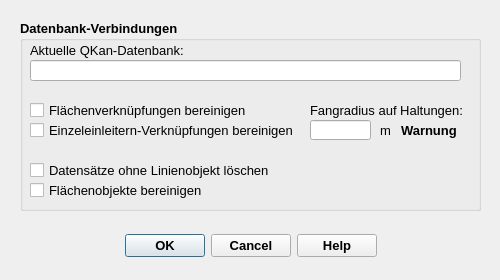
<?xml version="1.0" encoding="UTF-8"?>
<ui version="4.0">
 <class>QKan_updateLinks</class>
 <widget class="QDialog" name="QKan_updateLinks">
  <property name="geometry">
   <rect>
    <x>0</x>
    <y>0</y>
    <width>500</width>
    <height>280</height>
   </rect>
  </property>
  <property name="minimumSize">
   <size>
    <width>500</width>
    <height>280</height>
   </size>
  </property>
  <property name="font">
   <font>
    <family>Tahoma</family>
   </font>
  </property>
  <property name="windowTitle">
   <string>Verknüpfungen bereinigen</string>
  </property>
  <property name="windowIcon">
   <iconset>
    <normaloff>../../QKan.png</normaloff>../../QKan.png</iconset>
  </property>
  <widget class="QDialogButtonBox" name="button_box">
   <property name="geometry">
    <rect>
     <x>20</x>
     <y>230</y>
     <width>461</width>
     <height>32</height>
    </rect>
   </property>
   <property name="font">
    <font>
     <family>Tahoma</family>
     <pointsize>10</pointsize>
     <weight>75</weight>
     <bold>true</bold>
    </font>
   </property>
   <property name="toolTip">
    <string>&lt;html&gt;&lt;head/&gt;&lt;body&gt;&lt;p&gt;Bereinigung starten ...&lt;/p&gt;&lt;/body&gt;&lt;/html&gt;</string>
   </property>
   <property name="statusTip">
    <string>Bereinigung starten ...</string>
   </property>
   <property name="orientation">
    <enum>Qt::Horizontal</enum>
   </property>
   <property name="standardButtons">
    <set>QDialogButtonBox::Cancel|QDialogButtonBox::Help|QDialogButtonBox::Ok</set>
   </property>
   <property name="centerButtons">
    <bool>true</bool>
   </property>
  </widget>
  <widget class="QGroupBox" name="groupBox">
   <property name="geometry">
    <rect>
     <x>20</x>
     <y>20</y>
     <width>461</width>
     <height>191</height>
    </rect>
   </property>
   <property name="font">
    <font>
     <family>Tahoma</family>
     <pointsize>10</pointsize>
     <weight>75</weight>
     <bold>true</bold>
    </font>
   </property>
   <property name="toolTip">
    <string comment="Pfade der Import- und Exportdatenbank"/>
   </property>
   <property name="title">
    <string>Datenbank-Verbindungen</string>
   </property>
   <property name="flat">
    <bool>false</bool>
   </property>
   <property name="checkable">
    <bool>false</bool>
   </property>
   <widget class="QLabel" name="label_2">
    <property name="geometry">
     <rect>
      <x>10</x>
      <y>20</y>
      <width>301</width>
      <height>21</height>
     </rect>
    </property>
    <property name="font">
     <font>
      <family>Tahoma</family>
      <pointsize>10</pointsize>
      <weight>50</weight>
      <bold>false</bold>
     </font>
    </property>
    <property name="text">
     <string>Aktuelle QKan-Datenbank:</string>
    </property>
    <property name="alignment">
     <set>Qt::AlignLeading|Qt::AlignLeft|Qt::AlignVCenter</set>
    </property>
   </widget>
   <widget class="QLineEdit" name="tf_qkDB">
    <property name="geometry">
     <rect>
      <x>10</x>
      <y>40</y>
      <width>431</width>
      <height>21</height>
     </rect>
    </property>
    <property name="font">
     <font>
      <family>Tahoma</family>
      <pointsize>10</pointsize>
      <weight>50</weight>
      <bold>false</bold>
     </font>
    </property>
    <property name="toolTip">
     <string>&lt;html&gt;&lt;head/&gt;&lt;body&gt;&lt;p&gt;Aktuell zu bearbeitende QKan-Datenbank&lt;/p&gt;&lt;/body&gt;&lt;/html&gt;</string>
    </property>
    <property name="alignment">
     <set>Qt::AlignRight|Qt::AlignTrailing|Qt::AlignVCenter</set>
    </property>
    <property name="readOnly">
     <bool>true</bool>
    </property>
   </widget>
   <widget class="QLabel" name="label_5">
    <property name="geometry">
     <rect>
      <x>290</x>
      <y>80</y>
      <width>161</width>
      <height>21</height>
     </rect>
    </property>
    <property name="font">
     <font>
      <family>Tahoma</family>
      <pointsize>10</pointsize>
      <weight>50</weight>
      <bold>false</bold>
     </font>
    </property>
    <property name="layoutDirection">
     <enum>Qt::LeftToRight</enum>
    </property>
    <property name="text">
     <string>Fangradius auf Haltungen:</string>
    </property>
    <property name="alignment">
     <set>Qt::AlignLeading|Qt::AlignLeft|Qt::AlignVCenter</set>
    </property>
   </widget>
   <widget class="QLineEdit" name="tf_fangradius">
    <property name="geometry">
     <rect>
      <x>290</x>
      <y>100</y>
      <width>61</width>
      <height>20</height>
     </rect>
    </property>
    <property name="font">
     <font>
      <family>Tahoma</family>
      <pointsize>10</pointsize>
      <weight>50</weight>
      <bold>false</bold>
     </font>
    </property>
   </widget>
   <widget class="QLabel" name="lf_unit_fangradius">
    <property name="geometry">
     <rect>
      <x>360</x>
      <y>100</y>
      <width>21</width>
      <height>21</height>
     </rect>
    </property>
    <property name="font">
     <font>
      <family>Tahoma</family>
      <pointsize>10</pointsize>
      <weight>50</weight>
      <bold>false</bold>
     </font>
    </property>
    <property name="layoutDirection">
     <enum>Qt::LeftToRight</enum>
    </property>
    <property name="text">
     <string>m</string>
    </property>
    <property name="alignment">
     <set>Qt::AlignLeading|Qt::AlignLeft|Qt::AlignVCenter</set>
    </property>
   </widget>
   <widget class="QCheckBox" name="cb_linkfl">
    <property name="geometry">
     <rect>
      <x>10</x>
      <y>80</y>
      <width>261</width>
      <height>21</height>
     </rect>
    </property>
    <property name="font">
     <font>
      <family>Tahoma</family>
      <pointsize>10</pointsize>
      <weight>50</weight>
      <bold>false</bold>
     </font>
    </property>
    <property name="text">
     <string>Flächenverknüpfungen bereinigen</string>
    </property>
   </widget>
   <widget class="QCheckBox" name="cb_linksw">
    <property name="geometry">
     <rect>
      <x>10</x>
      <y>100</y>
      <width>271</width>
      <height>21</height>
     </rect>
    </property>
    <property name="font">
     <font>
      <family>Tahoma</family>
      <pointsize>10</pointsize>
      <weight>50</weight>
      <bold>false</bold>
     </font>
    </property>
    <property name="text">
     <string>Einzeleinleitern-Verknüpfungen bereinigen</string>
    </property>
   </widget>
   <widget class="QCheckBox" name="cb_deleteGeomNone">
    <property name="geometry">
     <rect>
      <x>10</x>
      <y>140</y>
      <width>251</width>
      <height>21</height>
     </rect>
    </property>
    <property name="font">
     <font>
      <family>Tahoma</family>
      <pointsize>10</pointsize>
      <weight>50</weight>
      <bold>false</bold>
     </font>
    </property>
    <property name="toolTip">
     <string>&lt;html&gt;&lt;head/&gt;&lt;body&gt;&lt;p&gt;Sollen Datensätze in der Tabelle &amp;quot;linkfl&amp;quot;, die kein Linienobjekt haben, gelöscht werden?&lt;/p&gt;&lt;/body&gt;&lt;/html&gt;</string>
    </property>
    <property name="statusTip">
     <string>Sollen Datensätze in der Tabelle &quot;linkfl&quot;, die kein Linienobjekt haben, gelöscht werden?</string>
    </property>
    <property name="text">
     <string>Datensätze ohne Linienobjekt löschen</string>
    </property>
   </widget>
   <widget class="QCheckBox" name="cb_geomMakeValid">
    <property name="geometry">
     <rect>
      <x>10</x>
      <y>160</y>
      <width>191</width>
      <height>21</height>
     </rect>
    </property>
    <property name="font">
     <font>
      <family>Tahoma</family>
      <pointsize>10</pointsize>
      <weight>50</weight>
      <bold>false</bold>
     </font>
    </property>
    <property name="toolTip">
     <string>&lt;html&gt;&lt;head/&gt;&lt;body&gt;&lt;p&gt;Vor Beginn der Bearbeitung werden zunächst in den Tabellen &amp;quot;Flächen&amp;quot; und &amp;quot;Haltungsflächen&amp;quot; geometrische Fehler korrigiert.&lt;/p&gt;&lt;/body&gt;&lt;/html&gt;</string>
    </property>
    <property name="statusTip">
     <string>Vor Beginn der Bearbeitung werden zunächst in den Tabellen &quot;Flächen&quot; und &quot;Haltungsflächen&quot; geometrische Fehler korrigiert.</string>
    </property>
    <property name="layoutDirection">
     <enum>Qt::LeftToRight</enum>
    </property>
    <property name="text">
     <string>Flächenobjekte bereinigen</string>
    </property>
   </widget>
   <widget class="QLabel" name="lf_warning">
    <property name="geometry">
     <rect>
      <x>381</x>
      <y>100</y>
      <width>81</width>
      <height>21</height>
     </rect>
    </property>
    <property name="font">
     <font>
      <family>Tahoma</family>
      <pointsize>10</pointsize>
      <weight>75</weight>
      <bold>true</bold>
     </font>
    </property>
    <property name="text">
     <string>Warnung</string>
    </property>
   </widget>
  </widget>
 </widget>
 <resources/>
 <connections>
  <connection>
   <sender>button_box</sender>
   <signal>accepted()</signal>
   <receiver>QKan_updateLinks</receiver>
   <slot>accept()</slot>
   <hints>
    <hint type="sourcelabel">
     <x>265</x>
     <y>205</y>
    </hint>
    <hint type="destinationlabel">
     <x>275</x>
     <y>117</y>
    </hint>
   </hints>
  </connection>
  <connection>
   <sender>button_box</sender>
   <signal>rejected()</signal>
   <receiver>QKan_updateLinks</receiver>
   <slot>reject()</slot>
   <hints>
    <hint type="sourcelabel">
     <x>265</x>
     <y>205</y>
    </hint>
    <hint type="destinationlabel">
     <x>275</x>
     <y>117</y>
    </hint>
   </hints>
  </connection>
 </connections>
</ui>
